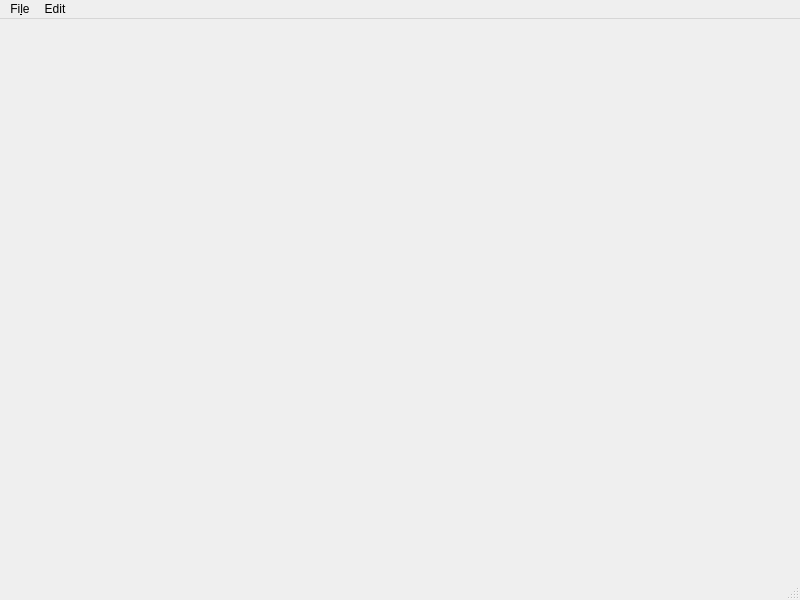
<?xml version="1.0" encoding="UTF-8"?>
<ui version="4.0">
 <class>LQGridEditor</class>
 <widget class="QMainWindow" name="LQGridEditor">
  <property name="geometry">
   <rect>
    <x>0</x>
    <y>0</y>
    <width>800</width>
    <height>600</height>
   </rect>
  </property>
  <property name="windowTitle">
   <string>LQGridEditor</string>
  </property>
  <widget class="GridSetupWidget" name="centralWidget"/>
  <widget class="QMenuBar" name="menubar">
   <property name="geometry">
    <rect>
     <x>0</x>
     <y>0</y>
     <width>800</width>
     <height>20</height>
    </rect>
   </property>
   <widget class="QMenu" name="menuFile">
    <property name="title">
     <string>Fi&amp;le</string>
    </property>
    <addaction name="actionNew"/>
    <addaction name="actionOpen"/>
    <addaction name="actionSave"/>
    <addaction name="actionSave_As"/>
   </widget>
   <widget class="QMenu" name="menuEdit">
    <property name="title">
     <string>Edit</string>
    </property>
    <addaction name="separator"/>
    <addaction name="actionSet_Conductivities"/>
    <addaction name="actionConfigure_Ion_Channels"/>
    <addaction name="actionSet_Sim_Parameters"/>
   </widget>
   <addaction name="menuFile"/>
   <addaction name="menuEdit"/>
  </widget>
  <widget class="QStatusBar" name="statusbar"/>
  <action name="actionNew">
   <property name="text">
    <string>&amp;New</string>
   </property>
  </action>
  <action name="actionOpen">
   <property name="text">
    <string>&amp;Open</string>
   </property>
  </action>
  <action name="actionSave">
   <property name="text">
    <string>&amp;Save</string>
   </property>
  </action>
  <action name="actionSave_As">
   <property name="text">
    <string>Sa&amp;ve As</string>
   </property>
  </action>
  <action name="actionSet_Conductivities">
   <property name="text">
    <string>&amp;Conductivities</string>
   </property>
  </action>
  <action name="actionConfigure_Ion_Channels">
   <property name="text">
    <string>&amp;Ion Channels</string>
   </property>
  </action>
  <action name="actionToggle_Second_Stim">
   <property name="text">
    <string>&amp;Toggle Second Stim</string>
   </property>
  </action>
  <action name="actionSet_Sim_Parameters">
   <property name="text">
    <string>&amp;Sim Parameters</string>
   </property>
  </action>
 </widget>
 <customwidgets>
  <customwidget>
   <class>GridSetupWidget</class>
   <extends>QWidget</extends>
   <header location="global">gridsetupwidget.h</header>
   <container>1</container>
  </customwidget>
 </customwidgets>
 <includes>
  <include location="local">gridsetupwidget.h</include>
 </includes>
 <resources/>
 <connections/>
</ui>
